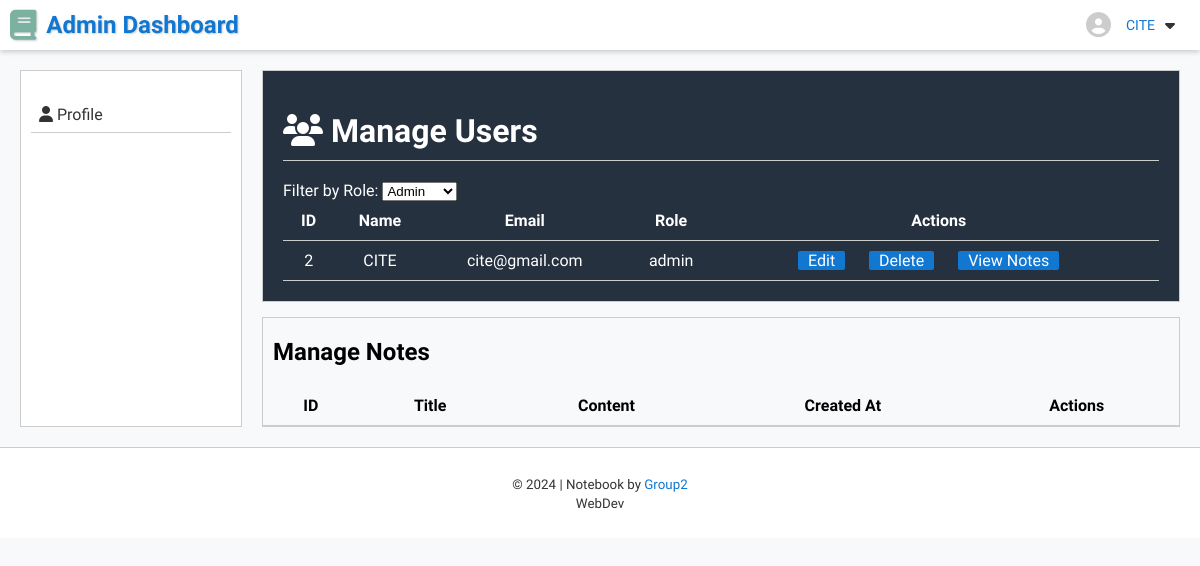
/view/admin_dashboard.php?role=admin (signed in), run on the app's committed database.
### tables this page shows
CREATE TABLE `users` (
  `id` int(6) UNSIGNED NOT NULL,
  `name` varchar(255) NOT NULL,
  `email` varchar(255) NOT NULL,
  `password` varchar(255) NOT NULL,
  `role` enum('student','instructor','admin') NOT NULL DEFAULT 'student',
  `created_at` timestamp NOT NULL DEFAULT current_timestamp()
);

### view/admin_dashboard.php (the view, shortened to what this page needs)
<?php
include_once '../config/config.php';
$name = isset($_SESSION['user_name']) ? $_SESSION['user_name'] : '';
$sql_roles = "SELECT DISTINCT role FROM users";
$result_roles = $conn->query($sql_roles);
$selected_role = isset($_GET['role']) ? $_GET['role'] : '';
if ($selected_role) {
    $sql_users = "SELECT id, name, email, role FROM users WHERE role = ?";
    $stmt_users = $conn->prepare($sql_users);
    $stmt_users->bind_param("s", $selected_role);
    $stmt_users->execute();
    $result_users = $stmt_users->get_result();
} else {
    $sql_users = "SELECT id, name, email, role FROM users";
    $result_users = $conn->query($sql_users);
}
?>
<!DOCTYPE html>
<html lang="en">
<head>
    <link rel="stylesheet" href="../public/css/admin_dashboard.css">
</head>
<body>
    <header>
        <div class="header-container">
            <div class="logo">
                <i class="fas fa-book"></i> Admin Dashboard
            </div>
            <div class="user-info">
                <i class="fas fa-user-circle" id="user-circle"></i>
                <span class="username"><?php echo htmlspecialchars($name); ?></span>
                <div class="dropdown">
                    <i class="fa-solid fa-caret-down"></i>
                </div>
            </div>
        </div>
    </header>
    <main>
        <nav class="side-nav">
            <ul>
                <li><a href="admin_profile.php"><i class="fas fa-user"></i> Profile</a></li>
            </ul>
        </nav>
        <div class="main-content">
            <div class="top-container">
            <h1><i class="fas fa-users"></i> Manage Users</h1>
            <form method="GET" action="">
                <label for="role">Filter by Role:</label>
                <select name="role" id="role" onchange="this.form.submit()">
                    <?php while ($row_role = $result_roles->fetch_assoc()): ?>
                        <option value="<?php echo $row_role['role']; ?>" <?php if ($row_role['role'] == $selected_role) echo 'selected'; ?>>
                            <?php echo ucfirst($row_role['role']); ?>
                        </option>
                    <?php endwhile; ?>
                </select>
            </form>
            <table>
                <tr>
                    <th>ID</th>
                    <th>Name</th>
                    <th>Email</th>
                    <th>Role</th>
                    <th>Actions</th>
                </tr>
                <?php while ($row_user = $result_users->fetch_assoc()): ?>
                    <tr class="row-selector">
                        <td><?php echo $row_user['id']; ?></td>
                        <td><?php echo $row_user['name']; ?></td>
                        <td><?php echo $row_user['email']; ?></td>
                        <td><?php echo $row_user['role']; ?></td>
                        <td>
                            <a href="../controller/UserController.php?action=editUser&id=<?php echo $row_user['id']; ?>">Edit</a>
                            <a href="../controller/UserController.php?action=deleteUser&id=<?php echo $row_user['id']; ?>" onclick="return confirm('Are you sure to delete this user?')">Delete</a>
                            <a href="#" class="view-notes-link" data-user-id="<?php echo $row_user['id']; ?>">View Notes</a>
                        </td>
                    </tr>
                <?php endwhile; ?>
            </table>
            </div>
            <div class="manage_notes">
                <h2 id="user-name">Manage Notes</h2>
                <table id="notes-table">
                    <tr>
                        <th>ID</th>
                        <th>Title</th>
                        <th>Content</th>
                        <th>Created At</th>
                        <th>Actions</th>
                    </tr>
                </table>
            </div>
        </div>
    </main>
    <footer id="footer">
        <p>
            <small>&copy; 2024 | Notebook by <a href="github.com">Group2</a><br> WebDev</small>
        </p>
    </footer>
</body>
</html>

### public/css/admin_dashboard.css (style rules this page uses)
body { font-family: 'Source sans 3', sans-serif; background-color: #f8f9fa; margin: 0; padding: 0; font-weight: 320; }
header { background-color: #fff; padding: 10px; color: #333; box-shadow: 0 2px 5px #ccc; }
.header-container { display: flex; justify-content: space-between; align-items: center; position: relative; }
.logo { font-size: 24px; font-weight: bold; color: #1177D1; text-shadow: 1px 1px 2px #ccc; display: flex; align-items: center; }
.logo i { font-size: 30px; margin-right: 10px; color: #7ab1a1; }
.user-info { display: flex; align-items: center; }
#user-circle { color: #ccc; font-size: 25px; margin-right:15px; }
.username { font-size: 14px; margin-right: 10px; font-weight: 400; color: #1177D1; }
.dropdown { position: relative; display: inline-block; margin-right: 15px; }
main { display: flex; padding: 20px; }
nav { width: 200px; background-color: #fff; border: 1px solid #ccc; padding: 10px; }
nav ul { list-style-type: none; padding: 0; }
nav ul li { margin-bottom: 10px; border-bottom: 1px solid #ccc; }
nav ul li a { text-decoration: none; color: #333; display: block; padding: 8px; }
.main-content { flex: 1; padding-left: 20px; }
.top-container { background-color: #25313E; padding: 20px; border: 1px solid #ccc; color: #fff; }
h1 { margin-bottom: 20px; color: #fff; padding-bottom: 10px; border-bottom: 1px solid #ccc; }
table { width: 100%; border-collapse: collapse; }
th, td { padding: 10px; text-align: center; border-bottom: 1px solid #ccc; }
.row-selector td a { color: #fff; text-decoration: none; padding: 0 10px 0 10px; background: #1177D1 ; margin-right: 20px; border-radius: 2px; text-align: center; transition: background-color .5s ease; }
footer { display: flex; justify-content: center; text-align: center; color: #333; bottom: 0; width: 100%; background-color: #fff; padding: 10px 0; border-top: 1px solid #ccc; }
footer a { color: #1177D1; text-decoration: none; }
.manage_notes { border: 1px solid #ccc; margin-top: 15px; }
.manage_notes h2 { padding-left: 10px; }

### data on the page
users: id "2", name "CITE", email "cite@gmail.com", role "admin"

### other printed values
$name "CITE"
form field role "Admin"
